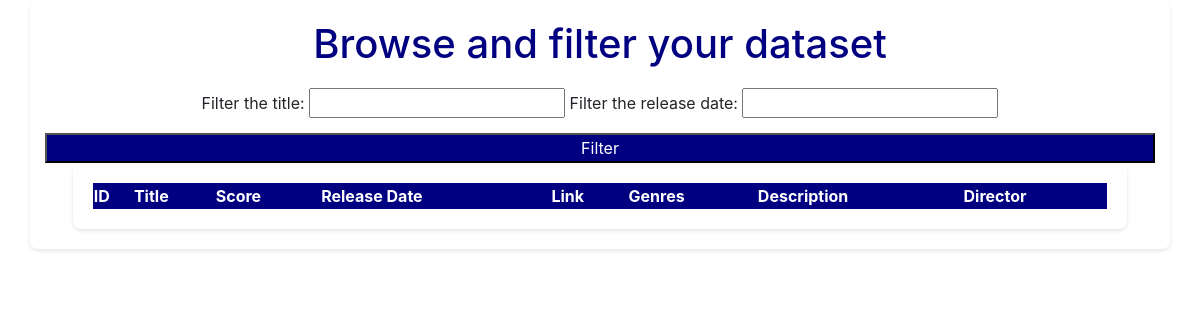
The app's page /browse, older data.
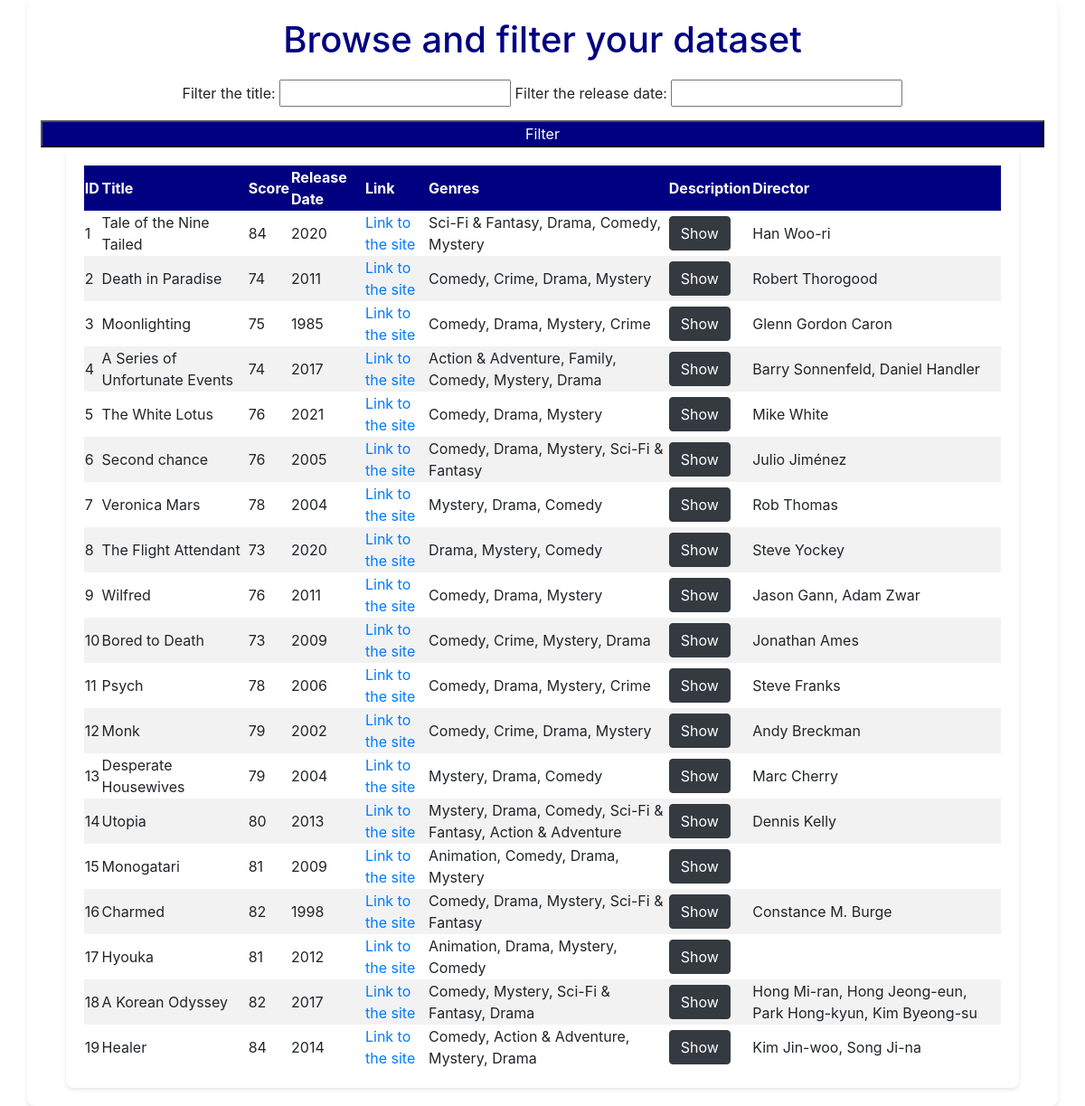
The same page, newer data.
### tables this page shows
CREATE TABLE data(
            id INTEGER NOT NULL PRIMARY KEY AUTOINCREMENT,
            title VARCHAR(200) NOT NULL,
            user_score INTEGER NOT NULL,
            release_date VARCHAR(200),
            url VARCHAR(300) NOT NULL,
            genres VARCHAR(300),
            runtime VARCHAR(200),
            description TEXT,
            director VARCHAR(200)
        );

### main.py (the view)
@app.route('/browse', methods=['GET', 'POST'])
def browse():
    title_filter = request.args.get('title', None)
    year_filter = request.args.get('year', None)
    data = get_data()
    is_movie = session.get('selected_type') == '/movie?language=en'
    filtered_data = filter_data(data, is_movie, title_filter, year_filter)
    return render_template('browse.html', data=filtered_data, is_movie=is_movie)

### database/db_filter.py (called while the page is built)
def get_data():
    conn = sqlite3.connect('database/database.db')
    cursor = conn.cursor()
    cursor.execute("SELECT * FROM data")
    data = cursor.fetchall()
    conn.close()
    return data

def filter_data(data, is_movie, title_filter=None, year_filter=None):
    filtered_data = data
    if title_filter:
        filtered_data = filter(lambda x: re.search(title_filter, x[1], re.IGNORECASE), filtered_data)
    if year_filter:
        if is_movie:
            year_filter_pattern = r'(\d{2})/\d{2}/(\d{4})'
            filtered_data = filter(lambda x: re.match(year_filter_pattern, x[3]).group(2) == year_filter, filtered_data)
        else:
            filtered_data = filter(lambda x: re.search(year_filter, x[3], re.IGNORECASE), filtered_data)
    return list(filtered_data)

### templates/browse.html (shortened to what this page needs)
<!DOCTYPE html>
<html lang="en">
<head>
    <link rel="stylesheet" href="{{ url_for('static', filename='styles.css') }}">
    <link rel="stylesheet" href="https://cdn.jsdelivr.net/npm/bootstrap@4.4.1/dist/css/bootstrap.min.css">
</head>
<body>
    <div class="container">
        <h1>Browse and filter your dataset</h1>
        <form method="GET">
            <label for="title">Filter the title:</label>
            <input type="text" id="title" name="title">
            <label for="year">Filter the release date:</label>
            <input type="number" id="year" name="year">
            <input type="submit" value="Filter">
        </form>
        <div class="table-container">
            <table>
                <thead>
                    <tr>
                        <th>ID</th>
                        <th>Title</th>
                        <th>Score</th>
                        <th>Release Date</th>
                        <th>Link</th>
                        <th>Genres</th>
                        <th>Description</th>
                        <th>Director</th>
                    </tr>
                </thead>
                <tbody>
                    {% for row in data %}
                    <tr>
                        <td>{{ row[0] }}</td>
                        <td>{{ row[1] }}</td>
                        <td>{{ row[2] }}</td>
                        <td>{{ row[3] }}</td>
                        <td><a href="{{ row[4] }}" target="_blank">Link to the site</a></td>
                        <td>{{ row[5] }}</td>
                        <td>
                            <button type="button" class="btn btn-dark" data-toggle="popover" title="'{{ row[1] }}' overview" data-content="{{ row[7] }}">Show</button>
                        </td>
                        <td>{{ row[8] }}</td>
                    </tr>
                    {% endfor %}
                </tbody>
            </table>
        </div>
    </div>
</body>
</html>

### static/styles.css (style rules this page uses)
body { font-family: Arial, sans-serif; background-color: #f5f5f5; color: #333; margin-top: 4em; }
.container { max-width: 800px; margin: 0 auto; padding: 20px; background-color: #fff; border-radius: 8px; box-shadow: 0 2px 4px rgba(0, 0, 0, 0.1); }
h1 { color: #000080; text-align: center; }
form { margin-top: 20px; text-align: center; }
input[type="submit"] { background-color: #000080; color: #fff; cursor: pointer; display: block; width: 100%; margin-top: 10px; }
.table-container { width: 95%; margin: 0 auto; padding: 20px; background-color: #fff; border-radius: 8px; box-shadow: 0 2px 4px rgba(0, 0, 0, 0.1); }
table { width: 100%; margin: 0 auto; }
th { background-color: #000080; color: white; }
tr:nth-child(even) { background-color: #f2f2f2; }

Row changes from the older to the newer data that the page shows:
added data: id "1", title "Tale of the Nine Tailed", user_score "84", release_date "2020", genres "Sci-Fi & Fantasy, Drama, Comedy, Mystery", director "Han Woo-ri"
added data: id "2", title "Death in Paradise", user_score "74", release_date "2011", genres "Comedy, Crime, Drama, Mystery", director "Robert Thorogood"
added data: id "3", title "Moonlighting", user_score "75", release_date "1985", genres "Comedy, Drama, Mystery, Crime", director "Glenn Gordon Caron"
added data: id "4", title "A Series of Unfortunate Events", user_score "74", release_date "2017", genres "Action & Adventure, Family, Comedy, Mystery, Drama", director "Barry Sonnenfeld, Daniel Handler"
added data: id "5", title "The White Lotus", user_score "76", release_date "2021", genres "Comedy, Drama, Mystery", director "Mike White"
added data: id "6", title "Second chance", user_score "76", release_date "2005", genres "Comedy, Drama, Mystery, Sci-Fi & Fantasy", director "Julio Jiménez"
added data: id "7", title "Veronica Mars", user_score "78", release_date "2004", genres "Mystery, Drama, Comedy", director "Rob Thomas"
added data: id "8", title "The Flight Attendant", user_score "73", release_date "2020", genres "Drama, Mystery, Comedy", director "Steve Yockey"
added data: id "9", title "Wilfred", user_score "76", release_date "2011", genres "Comedy, Drama, Mystery", director "Jason Gann, Adam Zwar"
added data: id "10", title "Bored to Death", user_score "73", release_date "2009", genres "Comedy, Crime, Mystery, Drama", director "Jonathan Ames"
added data: id "11", title "Psych", user_score "78", release_date "2006", genres "Comedy, Drama, Mystery, Crime", director "Steve Franks"
added data: id "12", title "Monk", user_score "79", release_date "2002", genres "Comedy, Crime, Drama, Mystery", director "Andy Breckman"
added data: id "13", title "Desperate Housewives", user_score "79", release_date "2004", genres "Mystery, Drama, Comedy", director "Marc Cherry"
added data: id "14", title "Utopia", user_score "80", release_date "2013", genres "Mystery, Drama, Comedy, Sci-Fi & Fantasy, Action & Adventure", director "Dennis Kelly"
added data: id "15", title "Monogatari", user_score "81", release_date "2009", genres "Animation, Comedy, Drama, Mystery"
added data: id "16", title "Charmed", user_score "82", release_date "1998", genres "Comedy, Drama, Mystery, Sci-Fi & Fantasy", director "Constance M. Burge"
added data: id "17", title "Hyouka", user_score "81", release_date "2012", genres "Animation, Drama, Mystery, Comedy"
added data: id "18", title "A Korean Odyssey", user_score "82", release_date "2017", genres "Comedy, Mystery, Sci-Fi & Fantasy, Drama", director "Hong Mi-ran, Hong Jeong-eun, Park Hong-kyun, Kim Byeong-su"
added data: id "19", title "Healer", user_score "84", release_date "2014", genres "Comedy, Action & Adventure, Mystery, Drama", director "Kim Jin-woo, Song Ji-na"
